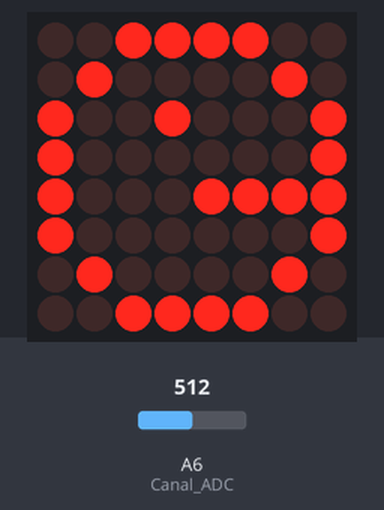
A sketch run on a simulated Arduino Nano, built with avr-gcc and run on an emulated ATmega328P. Shown: 8×8 LED matrix. Inputs (shaded band) come from the test bench; at power-on: A6 (Canal_ADC) = 512.

Above: at 2.6 s.
At 5.9 s:
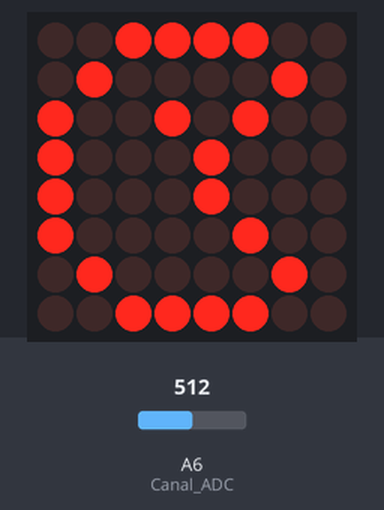

The sketch:

Primera_Parte.ino
```cpp
/*
   Fundacion Kinal
   Centro educativo tecnico laboral Kinal
   Quinto perito
   Quinto electronica
   Codigo Tecnico: EB5AM
   Curso: Taller de electronica digital y reparacion de computadoras I
   Proyecto: Uso de Matriz LED
   Dev: Kevin Owen Roger Pablo Lastor
   Fecha: 18 de julio.
*/

#include <LedControl.h>

#define DIN_MATRIZ 2
#define CS_MATRIZ 3
#define CLK_MATRIZ 4
#define Canal_ADC A6

LedControl PacMan = LedControl(DIN_MATRIZ,CLK_MATRIZ,CS_MATRIZ,1);

unsigned int valor_ADC;
unsigned int Control_velocidad;

byte PacMan_Open[8]={
  B00111100,
  B01000010,
  B10010100,
  B10001000,
  B10001000,
  B10000100,
  B01000010,
  B00111100
  };

byte PacMan_Eat[8]={
  B00111100,
  B01000010,
  B10010001,
  B10000001,
  B10001111,
  B10000001,
  B01000010,
  B00111100
  };

void setup() {
  Serial.begin(9600);
  pinMode(Canal_ADC, INPUT);
  PacMan.shutdown(0, false);
  PacMan.setIntensity(0,15);
  PacMan.clearDisplay(0);
}

void loop() {
  valor_ADC = analogRead(Canal_ADC);
  Control_velocidad = map(valor_ADC,0,1023,100,5000);

  Pacman_Uno();
  delay(Control_velocidad);
  Pacman_Dos();
  delay(Control_velocidad);
}


void Pacman_Uno(){
  for(int i = 0; i < 8; i++){
    PacMan.setRow(0,i,PacMan_Open[i]);
    }
  }

void Pacman_Dos(){
  for(int i = 0; i < 8; i++){
    PacMan.setRow(0,i,PacMan_Eat[i]);
    }
  }
```

Measured:
- what the display in image 0 shows lasts 2.5 s, from 2.6 s to 5.1 s
